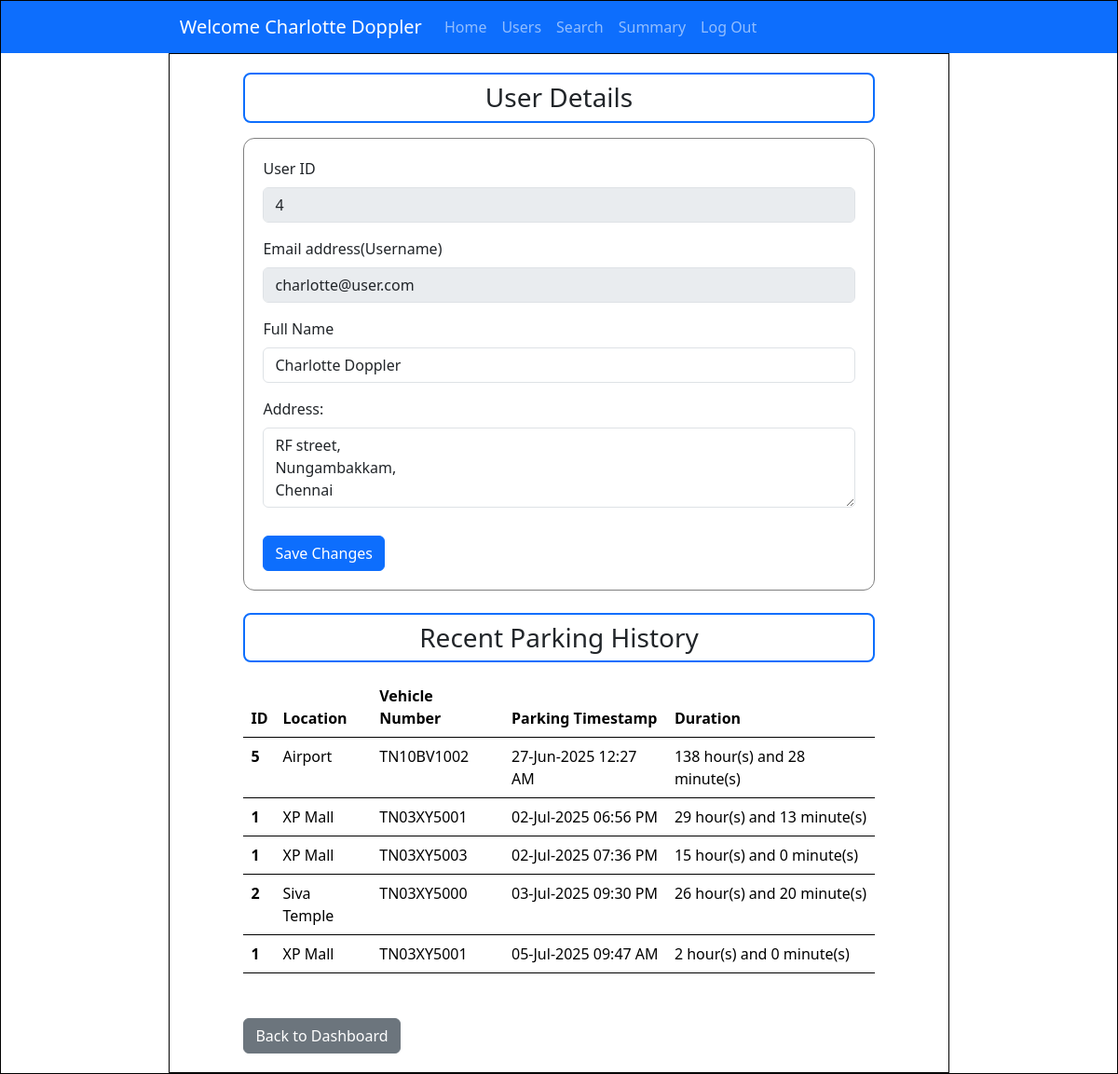
The app's page /user_details/4 with its own data.
### controllers/models.py (models this page shows)
class User(db.Model, UserMixin):
    id = db.Column(db.Integer, primary_key=True)
    username = db.Column(db.String, unique=True, nullable = False)
    password = db.Column(db.String, nullable=False)
    name = db.Column(db.String, nullable=False)
    address = db.Column(db.String, nullable=False)
    type = db.Column(db.String, default="general")
    pincode = db.Column(db.String(6), nullable=False)
    reservations = db.relationship('Reservation', backref='user')

class ParkingLot(db.Model):
    id = db.Column(db.Integer, primary_key = True)
    prime_location_name = db.Column(db.String, nullable=False)
    price = db.Column(db.Integer, nullable=False)
    address = db.Column(db.String, nullable=False)
    pincode = db.Column(db.Integer,nullable = False)
    maximum_spots = db.Column(db.Integer, nullable=False)
    active = db.Column(db.Boolean, nullable=False, default=True)
    spots = db.relationship('ParkingSpot', backref='lot')

class Reservation(db.Model):
    id = db.Column(db.Integer, primary_key = True)
    spot_id = db.Column(db.Integer, db.ForeignKey('parking_spot.id'), nullable=False)
    user_id = db.Column(db.Integer, db.ForeignKey('user.id'), nullable = False)
    lot_id = db.Column(db.Integer, db.ForeignKey('parking_lot.id'), nullable = False)
    parking_timestamp = db.Column(db.DateTime(timezone=True), nullable=False)
    leaving_timestamp = db.Column(db.DateTime(timezone=True), nullable=True)
    parking_price = db.Column(db.Integer, nullable=False)
    cost = db.Column(db.Integer, nullable=True)
    vehicle_no = db.Column(db.String, nullable=False)

### controllers/controller.py (the view)
@app.route('/user_details/<int:user_id>', methods=["GET","POST"])
def user_details(user_id):
    user=User.query.filter_by(id=user_id).first()
    reservations = Reservation.query.filter_by(user_id=user_id)
    parking_history = []
    for event in reservations:
        lot = ParkingLot.query.filter_by(id=event.lot_id).first()
        duration='Not yet released'
        if event.leaving_timestamp!=None:
            total_minutes = int((event.leaving_timestamp - event.parking_timestamp).total_seconds() / 60)
            duration = "{} hour(s) and {} minute(s)".format(total_minutes//60, total_minutes%60 )
        parking_history.append({"booking": event, "lot": lot, "duration": duration })
    if request.method == "POST":
        user.name=request.form.get("name")
        user.address=request.form.get("address")
        db.session.commit()
        return redirect(url_for("user_details", user_id=user.id))
    return render_template("user_details.html",user=user, history=parking_history)

### templates/user_details.html (shortened to what this page needs)
<!DOCTYPE html>
<html lang="en">
<head>
    <link href="https://cdn.jsdelivr.net/npm/bootstrap@5.3.6/dist/css/bootstrap.min.css" rel="stylesheet"
>
    <link rel="stylesheet" href="../static/style.css">
</head>
<body>
    <div id="main">
        <nav class="navbar navbar-expand-lg bg-primary" data-bs-theme="dark">
            <div class="container-fluid">
                <a class="navbar-brand" href="#">Welcome {{user.name}}</a>
                <div class="collapse navbar-collapse" id="navbarNavAltMarkup">
                    <div class="navbar-nav">
                        <a class="nav-link" href="/admin_dashboard">Home</a>
                        <a class="nav-link" href="/admin_dashboard/users">Users</a>
                        <a class="nav-link" href="/admin_dashboard/search">Search</a>
                        <a class="nav-link" href="#">Summary</a>
                        <a class="nav-link" href="/login">Log Out</a>
                    </div>
                </div>
            </div>
        </nav>
        <div id="canvas">
            <div class="h3 text-center pt-2 pb-2 mb-3 rounded-3 border border-2 border-primary" style="margin: auto; width: 85%;">User Details</div>
            <div id="form-body" style="width: 85%; margin-top: 0px; margin:auto;">
                <form action="/user_details/{{ user.id }}" method="post">
                    <div class="mb-3">
                        <label for="userid" class="form-label">User ID</label>
                        <input class="form-control" type="text" name="user_id" value="{{ user.id }}"
                            aria-label="readonly input example" disabled readonly>
                    </div>
                    <div class="mb-3">
                            <label for="username" class="form-label">Email address(Username)</label>
                            <input class="form-control" type="text" name="username" value="{{ user.username }}"
                            aria-label="readonly input example" disabled readonly>
                        </div>
                    <div class="mb-3">
                        <label for="name" class="form-label">Full Name</label>
                        <input class="form-control" type="text" name="name" value="{{ user.name }}"
                            >
                    </div>
                    <div class="mb-3">
                        <label for="vehicle_no" class="form-label">Address:</label>
                        <textarea class="form-control" name="address" id="address" rows="3">{{ user.address }}</textarea>
                    </div>
                    <div style="margin-top: 30px;">
                        <input type="submit" class="btn btn-primary" value="Save Changes">
                    </div>
                </form>
            </div>
            <div class="h3 text-center pt-2 pb-2 mb-3 mt-4 rounded-3 border border-2 border-primary" style="margin: auto; width: 85%;">Recent Parking History</div>
            <table class="table mb-5" style="margin: auto; width: 85%; border: 2px;">
                <thead>
                    <tr>
                        <th scope="col">ID</th>
                        <th scope="col">Location</th>
                        <th scope="col">Vehicle Number</th>
                        <th scope="col">Parking Timestamp</th>
                        <th scope="col">Duration</th>
                    </tr>
                </thead>
                <tbody>
                    {% for event in history %}
                    <tr>
                        <th scope="row">{{ event.lot.id }}</th>
                        <td>{{ event.lot.prime_location_name }}</td>
                        <td>{{ event.booking.vehicle_no }}</td>
                        <td>{{ event.booking.parking_timestamp.strftime('%d-%b-%Y %I:%M %p') }}</td>
                        <td>{{ event.duration }}</td>
                    </tr>
                    {% endfor %}
                </tbody>
            </table>
            <a href="/admin_dashboard/users" class="btn btn-secondary" style="margin-left: 7.5%;">Back to Dashboard</a>
        </div>
    </div>
</body>
</html>

### static/style.css (style rules this page uses)
* { margin: 0px; }
#main, #canvas { border: 1px solid black; }
#canvas { width: 70%; margin: auto; height: auto; min-height: 760px; padding: 20px }
#form-body { width: 350px; height: auto; min-height: 400px; margin: auto; border: 1px solid grey; margin-top :200px; border-radius: 12px; padding: 20px; }
.navbar { padding-left: 15%; padding-right: 15%; }

### records on screen
User: name "Charlotte Doppler", user_id "4", username "charlotte@user.com", address "RF street, Nungambakkam, Chennai"
ParkingLot: lot.id "5", lot.prime_location_name "Airport"
Reservation: booking.vehicle_no "TN10BV1002", booking.parking_timestamp "27-Jun-2025 12:27 AM"
ParkingLot: lot.id "1" "1" "1", lot.prime_location_name "XP Mall" "XP Mall" "XP Mall"
Reservation: booking.vehicle_no "TN03XY5001", booking.parking_timestamp "02-Jul-2025 06:56 PM"
Reservation: booking.vehicle_no "TN03XY5003", booking.parking_timestamp "02-Jul-2025 07:36 PM"
ParkingLot: lot.id "2", lot.prime_location_name "Siva Temple"
Reservation: booking.vehicle_no "TN03XY5000", booking.parking_timestamp "03-Jul-2025 09:30 PM"
Reservation: booking.vehicle_no "TN03XY5001", booking.parking_timestamp "05-Jul-2025 09:47 AM"

### other values on screen
{{ event.duration }} "138 hour(s) and 28 minute(s)" "29 hour(s) and 13 minute(s)" "15 hour(s) and 0 minute(s)" "26 hour(s) and 20 minute(s)" "2 hour(s) and 0 minute(s)"
